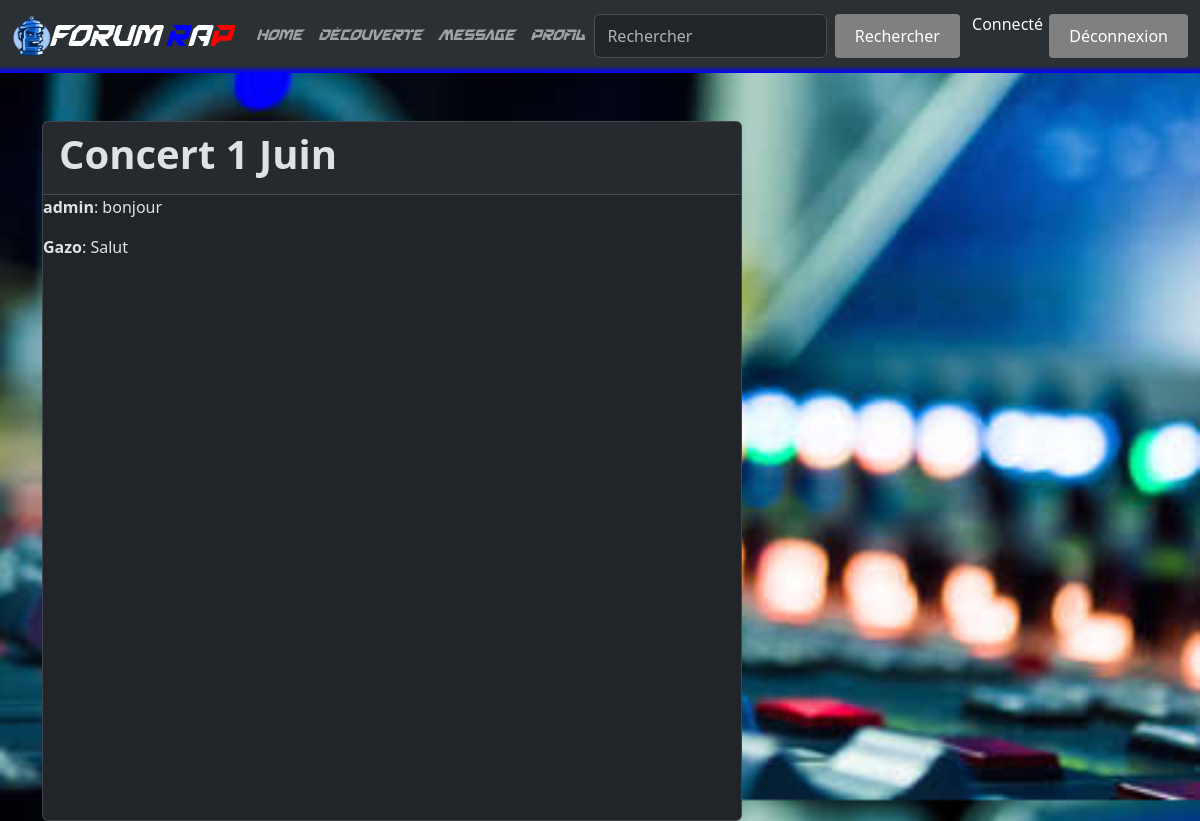
The page /message/3/ (signed in) on the database its author committed.
### AppRAP/models.py (models this page shows, shortened)
class Chat(models.Model):
    participants = models.ManyToManyField(User, related_name='chats')
    name = models.CharField(max_length=30)

class Message(models.Model):
    sender = models.ForeignKey(User, on_delete=models.DO_NOTHING , default=None)
    chat = models.ForeignKey(Chat, on_delete=models.CASCADE, related_name='messages' , default=None)
    content = models.CharField(max_length=1000)
    timestamp = models.DateTimeField(auto_now=True)

class User(AbstractUser):
    description = models.TextField(blank=True)
    is_private = models.BooleanField(default=False)
    birth_date = models.DateField(null=True, blank=True, help_text="Format: YYYY-MM-DD")
    country = models.ForeignKey("Country", on_delete=models.SET_NULL, null=True)
    follows = models.ManyToManyField("self", related_name="followed_by",symmetrical=False,blank=True)
    class Meta:
        db_table = "auth_user"
    def __str__(self) -> str:
        return f"{self.username}"

### AppRAP/views.py (the view)
# urls.py: path('message/<int:chat_id>/', views.conv_view, name='conv_view'),
def conv_view(request, chat_id):
    conv = get_object_or_404(Chat, pk=chat_id)
    messages = conv.messages.all()
    context = {'conv': conv, 'messages': messages}
    return render(request, 'AppRAP/conv.html', context)

### AppRAP/templates/AppRAP/conv.html (shortened to what this page needs)
{% extends "base.html" %}
{% block content %}
<div class="card" style="width: 700px; height: 700px;">
    <div class="card-header "><h1><strong>{{ conv.name }}</strong><h1>
    </div>
  <div class="messages">
    {% for message in messages %}
      {% if message.sender != request.user %}
        <div class="message text-left">
          <p><strong>{{ message.sender }}</strong>: {{ message.content }}</p>
        </div>
      {% else %}
        <div class="message text-right">
          <p><strong>{{ message.sender }}</strong>: {{ message.content }}</p>
        </div>
      {% endif %}
    {% endfor %}
  </div>
</div>
{% endblock content %}

### static/css/styles.css (style rules this page uses)
.background-image { background-image: url("../back.png"); background-size: cover; background-position: center; height: 100vh; }
body { background-color: #f7f7f7; margin: 0; padding: 0; }

### rows shown on the page
Chat: name "Concert 1 Juin"
Message: sender "admin", content "bonjour"
Message: sender "Gazo", content "Salut"
